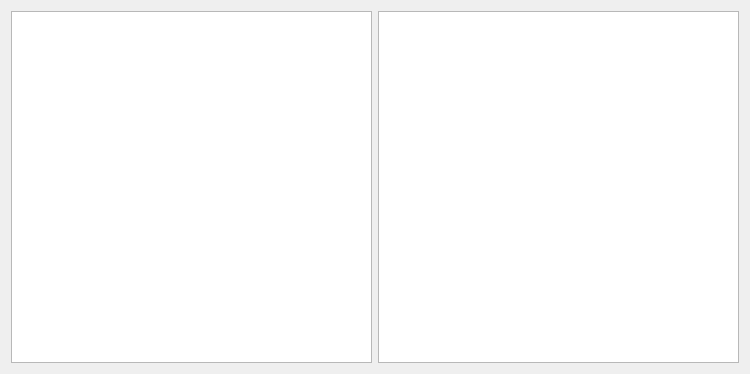
<?xml version="1.0" encoding="UTF-8"?>
<ui version="4.0">
 <class>mainView</class>
 <widget class="QWidget" name="mainView">
  <property name="geometry">
   <rect>
    <x>0</x>
    <y>0</y>
    <width>750</width>
    <height>374</height>
   </rect>
  </property>
  <property name="windowTitle">
   <string>Spectrum Viewer</string>
  </property>
  <layout class="QGridLayout" name="gridLayout">
   <item row="0" column="0">
    <widget class="MatplotlibWidget" name="plotView"/>
   </item>
   <item row="0" column="1">
    <widget class="QListView" name="spectraListView">
     <property name="sizePolicy">
      <sizepolicy hsizetype="MinimumExpanding" vsizetype="Expanding">
       <horstretch>0</horstretch>
       <verstretch>0</verstretch>
      </sizepolicy>
     </property>
    </widget>
   </item>
  </layout>
 </widget>
 <customwidgets>
  <customwidget>
   <class>MatplotlibWidget</class>
   <extends>QGraphicsView</extends>
   <header>mplwidget</header>
  </customwidget>
 </customwidgets>
 <resources/>
 <connections/>
</ui>
